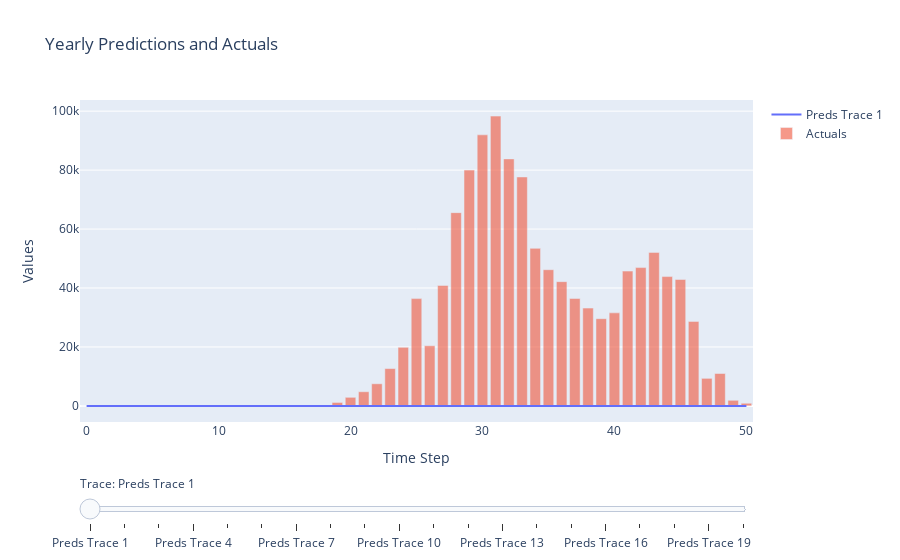

Notebook code for this chart:
### Code cell
# Create a graph using year_preds and year_actuals

# Sum the data by the first dimension
summed_preds = np.sum(year_preds, axis=0)  # Shape: (20, 51)
summed_actuals = np.sum(year_actuals, axis=0)  # Shape: (51,)

# Create traces for the middle dimension of year_preds
traces = []
for i in range(summed_preds.shape[0]):  # Iterate over the 20 middle dimension
    trace = go.Scatter(
        x=np.arange(summed_preds.shape[1]),  # X-axis: 0 to 50
        y=summed_preds[i, :],  # Y-axis: summed predictions for each middle dimension
        mode='lines',
        name=f'Preds Trace {i+1}',
        visible=(i == 0)  # Only the first trace is visible initially
    )
    traces.append(trace)

# Create bars for year_actuals
actuals_trace = go.Bar(
    x=np.arange(summed_actuals.shape[0]),  # X-axis: 0 to 50
    y=summed_actuals,  # Y-axis: summed actuals
    name='Actuals',
    opacity=0.6
)

# Add the actuals trace to the list of traces
traces.append(actuals_trace) 

# Create the figure
fig = go.Figure(data=traces)

# Create steps for the slider
steps = []
for i in range(len(traces) - 1):  # Exclude the actuals trace from the slider
    step = dict(
        method='update',
        args=[{'visible': [j == i for j in range(len(traces) - 1)] + [True]}],  # Show only one preds trace and the actuals
        label=f'Preds Trace {i+1}'
    )
    steps.append(step)

# Create the slider
sliders = [dict(
    active=0,
    currentvalue={"prefix": "Trace: "},
    pad={"t": 50},
    steps=steps
)]

# Update layout
fig.update_layout(
    title='Yearly Predictions and Actuals',
    xaxis_title='Time Step',
    yaxis_title='Values',
    barmode='overlay',
    sliders=sliders
)

# Show the figure
fig.show()

### Figure 1 — Plotly figure (JSON) as saved in the notebook; plotly's stock layout.template omitted (floating-point values rounded to 4 significant figures)
{"data": [{"mode": "lines", "name": "Preds Trace 1", "type": "scatter", "visible": true, "x": [0, 1, 2, 3, 4, 5, 6, 7, 8, 9, 10, 11, 12, 13, 14, 15, 16, 17, 18, 19, 20, 21, 22, 23, 24, 25, 26, 27, 28, 29, 30, 31, 32, 33, 34, 35, 36, 37, 38, 39, 40, 41, 42, 43, 44, 45, 46, 47, 48, 49, 50], "y": [0.0, 0.0, 0.0, 0.0, 0.0, 0.0, 0.0, 0.0, 0.0, 0.0, 0.0, 0.0, 0.0, 0.0, 0.0, 0.0, 0.0, 0.0, 0.0, 0.0, 0.0, 0.0, 0.0, 0.0, 0.0, 0.0, 0.0, 0.0, 0.0, 0.0, 0.0, 0.0, 0.0, 0.0, 0.0, 0.0, 0.0, 0.0, 0.0, 0.0, 0.0, 0.0, 0.0, 0.0, 0.0, 0.0, 0.0, 0.0, 0.0, 0.0, 0.0]}, {"mode": "lines", "name": "Preds Trace 2", "type": "scatter", "visible": false, "x": [0, 1, 2, 3, 4, 5, 6, 7, 8, 9, 10, 11, 12, 13, 14, 15, 16, 17, 18, 19, 20, 21, 22, 23, 24, 25, 26, 27, 28, 29, 30, 31, 32, 33, 34, 35, 36, 37, 38, 39, 40, 41, 42, 43, 44, 45, 46, 47, 48, 49, 50], "y": [0.0, 0.0, 0.0, 0.0, 0.0, 0.0, 0.0, 0.0, 0.0, 0.0, 0.0, 0.0, 0.0, 0.0, 0.0, 0.0, 0.0, 0.0, 0.0, 0.0, 0.0, 0.0, 0.0, 0.0, 0.0, 0.0, 0.0, 0.0, 0.0, 0.0, 0.0, 0.0, 0.0, 0.0, 0.0, 0.0, 0.0, 0.0, 0.0, 0.0, 0.0, 0.0, 0.0, 0.0, 0.0, 0.0, 0.0, 0.0, 0.0, 0.0, 0.0]}, {"mode": "lines", "name": "Preds Trace 3", "type": "scatter", "visible": false, "x": [0, 1, 2, 3, 4, 5, 6, 7, 8, 9, 10, 11, 12, 13, 14, 15, 16, 17, 18, 19, 20, 21, 22, 23, 24, 25, 26, 27, 28, 29, 30, 31, 32, 33, 34, 35, 36, 37, 38, 39, 40, 41, 42, 43, 44, 45, 46, 47, 48, 49, 50], "y": [0.0, 0.0, 0.0, 0.0, 0.0, 0.0, 0.0, 0.0, 0.0, 0.0, 0.0, 0.0, 0.0, 0.0, 0.0, 0.0, 0.0, 0.0, 0.0, 0.0, 0.0, 0.0, 0.0, 0.0, 0.0, 0.0, 0.0, 0.0, 0.0, 0.0, 0.0, 0.0, 0.0, 0.0, 0.0, 0.0, 0.0, 0.0, 0.0, 0.0, 0.0, 0.0, 0.0, 0.0, 0.0, 0.0, 0.0, 0.0, 0.0, 0.0, 0.0]}, {"mode": "lines", "name": "Preds Trace 4", "type": "scatter", "visible": false, "x": [0, 1, 2, 3, 4, 5, 6, 7, 8, 9, 10, 11, 12, 13, 14, 15, 16, 17, 18, 19, 20, 21, 22, 23, 24, 25, 26, 27, 28, 29, 30, 31, 32, 33, 34, 35, 36, 37, 38, 39, 40, 41, 42, 43, 44, 45, 46, 47, 48, 49, 50], "y": [0.0, 0.0, 0.0, 0.0, 0.0, 0.0, 0.0, 0.0, 0.0, 0.0, 0.0, 0.0, 0.0, 0.0, 0.0, 0.0, 0.0, 0.0, 0.0, 0.0, 0.0, 0.0, 0.0, 0.0, 0.0, 0.0, 0.0, 0.0, 0.0, 0.0, 0.0, 0.0, 0.0, 0.0, 0.0, 0.0, 0.0, 0.0, 0.0, 0.0, 0.0, 0.0, 0.0, 0.0, 0.0, 0.0, 0.0, 0.0, 0.0, 0.0, 0.0]}, {"mode": "lines", "name": "Preds Trace 5", "type": "scatter", "visible": false, "x": [0, 1, 2, 3, 4, 5, 6, 7, 8, 9, 10, 11, 12, 13, 14, 15, 16, 17, 18, 19, 20, 21, 22, 23, 24, 25, 26, 27, 28, 29, 30, 31, 32, 33, 34, 35, 36, 37, 38, 39, 40, 41, 42, 43, 44, 45, 46, 47, 48, 49, 50], "y": [0.0, 0.0, 0.0, 0.0, 0.0, 0.0, 0.0, 0.0, 0.0, 0.0, 0.0, 0.0, 0.0, 0.0, 0.0, 0.0, 0.0, 0.0, 0.0, 0.0, 0.0, 0.0, 0.0, 0.0, 0.0, 0.0, 0.0, 0.0, 0.0, 0.0, 0.0, 0.0, 0.0, 0.0, 0.0, 0.0, 0.0, 0.0, 0.0, 0.0, 0.0, 0.0, 0.0, 0.0, 0.0, 0.0, 0.0, 0.0, 0.0, 0.0, 0.0]}, {"mode": "lines", "name": "Preds Trace 6", "type": "scatter", "visible": false, "x": [0, 1, 2, 3, 4, 5, 6, 7, 8, 9, 10, 11, 12, 13, 14, 15, 16, 17, 18, 19, 20, 21, 22, 23, 24, 25, 26, 27, 28, 29, 30, 31, 32, 33, 34, 35, 36, 37, 38, 39, 40, 41, 42, 43, 44, 45, 46, 47, 48, 49, 50], "y": [0.0, 0.0, 0.0, 0.0, 0.0, 0.0, 0.0, 0.0, 0.0, -2.549, 1.051, -8.015, 12.27, 47.64, 120.8, 213.5, 644.9, 2122.0, 5393.0, 11190.0, 18620.0, 25670.0, 32200.0, 36100.0, 36760.0, 43010.0, 43460.0, 57090.0, 69300.0, 73510.0, 81840.0, 77350.0, 66690.0, 60960.0, 45780.0, 39620.0, 32310.0, 30860.0, 36210.0, 42370.0, 46250.0, 51190.0, 50790.0, 48520.0, 41600.0, 34810.0, 25890.0, 10390.0, 6898.0, 1685.0, 1095.0]}, {"mode": "lines", "name": "Preds Trace 7", "type": "scatter", "visible": false, "x": [0, 1, 2, 3, 4, 5, 6, 7, 8, 9, 10, 11, 12, 13, 14, 15, 16, 17, 18, 19, 20, 21, 22, 23, 24, 25, 26, 27, 28, 29, 30, 31, 32, 33, 34, 35, 36, 37, 38, 39, 40, 41, 42, 43, 44, 45, 46, 47, 48, 49, 50], "y": [0.0, 0.0, 0.0, 0.0, 0.0, 0.0, 0.0, 0.0, 0.0, 0.0, 1.111, -4.456, 13.3, 52.27, 141.6, 257.0, 735.8, 2267.0, 5583.0, 11430.0, 18870.0, 25950.0, 32500.0, 36440.0, 37140.0, 43500.0, 44050.0, 57840.0, 70170.0, 74400.0, 82670.0, 78060.0, 67260.0, 61580.0, 46220.0, 40040.0, 32700.0, 31290.0, 36710.0, 42960.0, 46890.0, 51820.0, 51340.0, 48950.0, 41940.0, 35050.0, 26070.0, 10480.0, 6906.0, 1680.0, 1094.0]}, {"mode": "lines", "name": "Preds Trace 8", "type": "scatter", "visible": false, "x": [0, 1, 2, 3, 4, 5, 6, 7, 8, 9, 10, 11, 12, 13, 14, 15, 16, 17, 18, 19, 20, 21, 22, 23, 24, 25, 26, 27, 28, 29, 30, 31, 32, 33, 34, 35, 36, 37, 38, 39, 40, 41, 42, 43, 44, 45, 46, 47, 48, 49, 50], "y": [0.0, 0.0, 0.0, 0.0, 0.0, 0.0, 0.0, 0.0, 0.0, 0.0, 0.0, -4.2, 10.51, 56.7, 157.4, 294.2, 816.7, 2401.0, 5763.0, 11660.0, 19120.0, 26230.0, 32810.0, 36800.0, 37560.0, 44020.0, 44670.0, 58620.0, 71080.0, 75330.0, 83680.0, 78900.0, 67970.0, 62230.0, 47350.0, 40570.0, 33190.0, 31760.0, 37280.0, 43650.0, 47640.0, 52570.0, 52010.0, 49500.0, 42350.0, 35350.0, 26280.0, 10590.0, 6957.0, 1694.0, 1103.0]}, {"mode": "lines", "name": "Preds Trace 9", "type": "scatter", "visible": false, "x": [0, 1, 2, 3, 4, 5, 6, 7, 8, 9, 10, 11, 12, 13, 14, 15, 16, 17, 18, 19, 20, 21, 22, 23, 24, 25, 26, 27, 28, 29, 30, 31, 32, 33, 34, 35, 36, 37, 38, 39, 40, 41, 42, 43, 44, 45, 46, 47, 48, 49, 50], "y": [0.0, 0.0, 0.0, 0.0, 0.0, 0.0, 0.0, 0.0, 0.0, 0.0, 0.0, 0.0, 11.34, 65.84, 171.4, 330.7, 893.3, 2524.0, 5939.0, 11870.0, 19360.0, 26490.0, 33110.0, 37150.0, 37940.0, 44510.0, 45240.0, 59360.0, 71930.0, 76210.0, 84570.0, 79800.0, 68690.0, 62900.0, 47920.0, 42220.0, 33660.0, 32220.0, 37830.0, 44310.0, 48370.0, 53300.0, 52660.0, 50000.0, 42710.0, 35630.0, 26510.0, 10750.0, 7067.0, 1763.0, 1149.0]}, {"mode": "lines", "name": "Preds Trace 10", "type": "scatter", "visible": false, "x": [0, 1, 2, 3, 4, 5, 6, 7, 8, 9, 10, 11, 12, 13, 14, 15, 16, 17, 18, 19, 20, 21, 22, 23, 24, 25, 26, 27, 28, 29, 30, 31, 32, 33, 34, 35, 36, 37, 38, 39, 40, 41, 42, 43, 44, 45, 46, 47, 48, 49, 50], "y": [0.0, 0.0, 0.0, 0.0, 0.0, 0.0, 0.0, 0.0, 0.0, 0.0, 0.0, 0.0, 0.0, 67.94, 151.4, 353.3, 939.0, 2577.0, 6050.0, 11990.0, 19490.0, 26680.0, 33260.0, 37340.0, 38130.0, 44720.0, 45570.0, 59850.0, 72620.0, 76710.0, 85150.0, 80400.0, 69950.0, 63540.0, 48440.0, 42580.0, 36720.0, 32660.0, 38480.0, 45130.0, 49260.0, 54260.0, 53580.0, 50830.0, 43330.0, 36160.0, 26960.0, 11030.0, 7167.0, 1825.0, 1186.0]}, {"mode": "lines", "name": "Preds Trace 11", "type": "scatter", "visible": false, "x": [0, 1, 2, 3, 4, 5, 6, 7, 8, 9, 10, 11, 12, 13, 14, 15, 16, 17, 18, 19, 20, 21, 22, 23, 24, 25, 26, 27, 28, 29, 30, 31, 32, 33, 34, 35, 36, 37, 38, 39, 40, 41, 42, 43, 44, 45, 46, 47, 48, 49, 50], "y": [0.0, 0.0, 0.0, 0.0, 0.0, 0.0, 0.0, 0.0, 0.0, 0.0, 0.0, 0.0, 0.0, 0.0, 144.9, 202.6, 908.8, 2535.0, 5873.0, 11950.0, 19350.0, 26510.0, 33300.0, 37030.0, 37870.0, 44210.0, 44990.0, 59310.0, 72200.0, 76600.0, 84720.0, 80330.0, 70280.0, 66200.0, 49030.0, 42930.0, 36670.0, 35020.0, 38220.0, 45190.0, 49060.0, 54140.0, 53590.0, 51050.0, 43430.0, 36380.0, 27140.0, 11130.0, 7258.0, 1851.0, 1191.0]}, {"mode": "lines", "name": "Preds Trace 12", "type": "scatter", "visible": false, "x": [0, 1, 2, 3, 4, 5, 6, 7, 8, 9, 10, 11, 12, 13, 14, 15, 16, 17, 18, 19, 20, 21, 22, 23, 24, 25, 26, 27, 28, 29, 30, 31, 32, 33, 34, 35, 36, 37, 38, 39, 40, 41, 42, 43, 44, 45, 46, 47, 48, 49, 50], "y": [0.0, 0.0, 0.0, 0.0, 0.0, 0.0, 0.0, 0.0, 0.0, 0.0, 0.0, 0.0, 0.0, 0.0, 0.0, 100.7, 458.8, 2140.0, 5382.0, 11130.0, 18780.0, 25610.0, 32220.0, 36380.0, 36040.0, 42460.0, 42960.0, 57470.0, 70170.0, 75210.0, 86500.0, 80430.0, 70430.0, 67080.0, 53840.0, 43980.0, 36770.0, 33930.0, 39360.0, 42940.0, 47550.0, 52790.0, 52470.0, 50450.0, 43160.0, 36510.0, 27370.0, 11250.0, 7429.0, 1921.0, 1205.0]}, {"mode": "lines", "name": "Preds Trace 13", "type": "scatter", "visible": false, "x": [0, 1, 2, 3, 4, 5, 6, 7, 8, 9, 10, 11, 12, 13, 14, 15, 16, 17, 18, 19, 20, 21, 22, 23, 24, 25, 26, 27, 28, 29, 30, 31, 32, 33, 34, 35, 36, 37, 38, 39, 40, 41, 42, 43, 44, 45, 46, 47, 48, 49, 50], "y": [0.0, 0.0, 0.0, 0.0, 0.0, 0.0, 0.0, 0.0, 0.0, 0.0, 0.0, 0.0, 0.0, 0.0, 0.0, 0.0, -322.2, 860.4, 2630.0, 7913.0, 15310.0, 21370.0, 27470.0, 30820.0, 30360.0, 34930.0, 35000.0, 50060.0, 62150.0, 67550.0, 80170.0, 81030.0, 68540.0, 64790.0, 53020.0, 49470.0, 36180.0, 33390.0, 35340.0, 40090.0, 42140.0, 48460.0, 48520.0, 47260.0, 40770.0, 35060.0, 26510.0, 10970.0, 7306.0, 1912.0, 1165.0]}, {"mode": "lines", "name": "Preds Trace 14", "type": "scatter", "visible": false, "x": [0, 1, 2, 3, 4, 5, 6, 7, 8, 9, 10, 11, 12, 13, 14, 15, 16, 17, 18, 19, 20, 21, 22, 23, 24, 25, 26, 27, 28, 29, 30, 31, 32, 33, 34, 35, 36, 37, 38, 39, 40, 41, 42, 43, 44, 45, 46, 47, 48, 49, 50], "y": [0.0, 0.0, 0.0, 0.0, 0.0, 0.0, 0.0, 0.0, 0.0, 0.0, 0.0, 0.0, 0.0, 0.0, 0.0, 0.0, 29.01, 700.0, 3058.0, 7360.0, 14760.0, 21360.0, 26770.0, 29850.0, 29030.0, 33860.0, 34260.0, 48390.0, 64810.0, 69370.0, 80320.0, 80760.0, 75370.0, 66620.0, 54220.0, 49870.0, 43790.0, 33600.0, 34680.0, 34760.0, 40310.0, 43580.0, 45900.0, 45550.0, 39040.0, 33880.0, 25780.0, 10700.0, 7109.0, 1900.0, 1155.0]}, {"mode": "lines", "name": "Preds Trace 15", "type": "scatter", "visible": false, "x": [0, 1, 2, 3, 4, 5, 6, 7, 8, 9, 10, 11, 12, 13, 14, 15, 16, 17, 18, 19, 20, 21, 22, 23, 24, 25, 26, 27, 28, 29, 30, 31, 32, 33, 34, 35, 36, 37, 38, 39, 40, 41, 42, 43, 44, 45, 46, 47, 48, 49, 50], "y": [0.0, 0.0, 0.0, 0.0, 0.0, 0.0, 0.0, 0.0, 0.0, 0.0, 0.0, 0.0, 0.0, 0.0, 0.0, 0.0, 29.01, 120.4, 3014.0, 6347.0, 14580.0, 21100.0, 25880.0, 29490.0, 27520.0, 32250.0, 34210.0, 50650.0, 65990.0, 75650.0, 84280.0, 84530.0, 76830.0, 71670.0, 56510.0, 51140.0, 44560.0, 38710.0, 34990.0, 34370.0, 36150.0, 42880.0, 42000.0, 46040.0, 39640.0, 34400.0, 26070.0, 10630.0, 7061.0, 1894.0, 1149.0]}, {"mode": "lines", "name": "Preds Trace 16", "type": "scatter", "visible": false, "x": [0, 1, 2, 3, 4, 5, 6, 7, 8, 9, 10, 11, 12, 13, 14, 15, 16, 17, 18, 19, 20, 21, 22, 23, 24, 25, 26, 27, 28, 29, 30, 31, 32, 33, 34, 35, 36, 37, 38, 39, 40, 41, 42, 43, 44, 45, 46, 47, 48, 49, 50], "y": [0.0, 0.0, 0.0, 0.0, 0.0, 0.0, 0.0, 0.0, 0.0, 0.0, 0.0, 0.0, 0.0, 0.0, 0.0, 0.0, 29.01, 120.4, 303.9, 6331.0, 9886.0, 21220.0, 25970.0, 25810.0, 27630.0, 29370.0, 31180.0, 51020.0, 69830.0, 77200.0, 89950.0, 91190.0, 82240.0, 72720.0, 59530.0, 52370.0, 45390.0, 39030.0, 35540.0, 34590.0, 35270.0, 47440.0, 42010.0, 40680.0, 40250.0, 35220.0, 26620.0, 10600.0, 7034.0, 1896.0, 1151.0]}, {"mode": "lines", "name": "Preds Trace 17", "type": "scatter", "visible": false, "x": [0, 1, 2, 3, 4, 5, 6, 7, 8, 9, 10, 11, 12, 13, 14, 15, 16, 17, 18, 19, 20, 21, 22, 23, 24, 25, 26, 27, 28, 29, 30, 31, 32, 33, 34, 35, 36, 37, 38, 39, 40, 41, 42, 43, 44, 45, 46, 47, 48, 49, 50], "y": [0.0, 0.0, 0.0, 0.0, 0.0, 0.0, 0.0, 0.0, 0.0, 0.0, 0.0, 0.0, 0.0, 0.0, 0.0, 0.0, 29.01, 120.4, 303.9, 1168.0, 9947.0, 11340.0, 26020.0, 25850.0, 20540.0, 29410.0, 25840.0, 47950.0, 70160.0, 82390.0, 89570.0, 94100.0, 85470.0, 77670.0, 59680.0, 54190.0, 44710.0, 36880.0, 35410.0, 31430.0, 35280.0, 49090.0, 47970.0, 42190.0, 33610.0, 35190.0, 26590.0, 10610.0, 7026.0, 1893.0, 1148.0]}, {"mode": "lines", "name": "Preds Trace 18", "type": "scatter", "visible": false, "x": [0, 1, 2, 3, 4, 5, 6, 7, 8, 9, 10, 11, 12, 13, 14, 15, 16, 17, 18, 19, 20, 21, 22, 23, 24, 25, 26, 27, 28, 29, 30, 31, 32, 33, 34, 35, 36, 37, 38, 39, 40, 41, 42, 43, 44, 45, 46, 47, 48, 49, 50], "y": [0.0, 0.0, 0.0, 0.0, 0.0, 0.0, 0.0, 0.0, 0.0, 0.0, 0.0, 0.0, 0.0, 0.0, 0.0, 0.0, 29.01, 120.4, 303.9, 1168.0, 2910.0, 11360.0, 11680.0, 25850.0, 20530.0, 21820.0, 25840.0, 40550.0, 68420.0, 82710.0, 92100.0, 94060.0, 84520.0, 78580.0, 62770.0, 54140.0, 46950.0, 35790.0, 33990.0, 31410.0, 31810.0, 48970.0, 49880.0, 51560.0, 37910.0, 29010.0, 26370.0, 10650.0, 7021.0, 1890.0, 1147.0]}, {"mode": "lines", "name": "Preds Trace 19", "type": "scatter", "visible": false, "x": [0, 1, 2, 3, 4, 5, 6, 7, 8, 9, 10, 11, 12, 13, 14, 15, 16, 17, 18, 19, 20, 21, 22, 23, 24, 25, 26, 27, 28, 29, 30, 31, 32, 33, 34, 35, 36, 37, 38, 39, 40, 41, 42, 43, 44, 45, 46, 47, 48, 49, 50], "y": [0.0, 0.0, 0.0, 0.0, 0.0, 0.0, 0.0, 0.0, 0.0, 0.0, 0.0, 0.0, 0.0, 0.0, 0.0, 0.0, 29.01, 120.4, 303.9, 1168.0, 2910.0, 4804.0, 11680.0, 13840.0, 20540.0, 21820.0, 20410.0, 40910.0, 61640.0, 86220.0, 92420.0, 94860.0, 84310.0, 75850.0, 58340.0, 55200.0, 46930.0, 36800.0, 32960.0, 30090.0, 31740.0, 45410.0, 49990.0, 54210.0, 40200.0, 33980.0, 21180.0, 10380.0, 7044.0, 1871.0, 1129.0]}, {"mode": "lines", "name": "Preds Trace 20", "type": "scatter", "visible": false, "x": [0, 1, 2, 3, 4, 5, 6, 7, 8, 9, 10, 11, 12, 13, 14, 15, 16, 17, 18, 19, 20, 21, 22, 23, 24, 25, 26, 27, 28, 29, 30, 31, 32, 33, 34, 35, 36, 37, 38, 39, 40, 41, 42, 43, 44, 45, 46, 47, 48, 49, 50], "y": [0.0, 0.0, 0.0, 0.0, 0.0, 0.0, 0.0, 0.0, 0.0, 0.0, 0.0, 0.0, 0.0, 0.0, 0.0, 0.0, 29.01, 120.4, 303.9, 1168.0, 2910.0, 4804.0, 7510.0, 13840.0, 19890.0, 22580.0, 20410.0, 40870.0, 62030.0, 80020.0, 96170.0, 94870.0, 83810.0, 76730.0, 52800.0, 49340.0, 46910.0, 36740.0, 33180.0, 29030.0, 32350.0, 45410.0, 46930.0, 54150.0, 43870.0, 38100.0, 23350.0, 9280.0, 7084.0, 1912.0, 1163.0]}, {"name": "Actuals", "opacity": 0.6, "type": "bar", "x": [0, 1, 2, 3, 4, 5, 6, 7, 8, 9, 10, 11, 12, 13, 14, 15, 16, 17, 18, 19, 20, 21, 22, 23, 24, 25, 26, 27, 28, 29, 30, 31, 32, 33, 34, 35, 36, 37, 38, 39, 40, 41, 42, 43, 44, 45, 46, 47, 48, 49, 50], "y": [0.0, 0.0, 0.0, 0.0, 0.0, 0.0, 0.0, 0.0, 0.0, 0.0, 0.0, 0.0, 0.0, 0.0, 0.0, 0.0, 29.01, 120.4, 303.9, 1168.0, 2910.0, 4804.0, 7510.0, 12670.0, 19890.0, 36400.0, 20410.0, 40870.0, 65580.0, 80020.0, 91970.0, 98330.0, 83810.0, 77680.0, 53460.0, 46210.0, 42160.0, 36430.0, 33180.0, 29590.0, 31570.0, 45730.0, 46930.0, 52080.0, 43870.0, 42900.0, 28650.0, 9355.0, 10990.0, 1901.0, 899.9]}], "layout": {"barmode": "overlay", "sliders": [{"active": 0, "currentvalue": {"prefix": "Trace: "}, "pad": {"t": 50}, "steps": [{"args": [{"visible": [true, false, false, false, false, false, false, false, false, false, false, false, false, false, false, false, false, false, false, false, true]}], "label": "Preds Trace 1", "method": "update"}, {"args": [{"visible": [false, true, false, false, false, false, false, false, false, false, false, false, false, false, false, false, false, false, false, false, true]}], "label": "Preds Trace 2", "method": "update"}, {"args": [{"visible": [false, false, true, false, false, false, false, false, false, false, false, false, false, false, false, false, false, false, false, false, true]}], "label": "Preds Trace 3", "method": "update"}, {"args": [{"visible": [false, false, false, true, false, false, false, false, false, false, false, false, false, false, false, false, false, false, false, false, true]}], "label": "Preds Trace 4", "method": "update"}, {"args": [{"visible": [false, false, false, false, true, false, false, false, false, false, false, false, false, false, false, false, false, false, false, false, true]}], "label": "Preds Trace 5", "method": "update"}, {"args": [{"visible": [false, false, false, false, false, true, false, false, false, false, false, false, false, false, false, false, false, false, false, false, true]}], "label": "Preds Trace 6", "method": "update"}, {"args": [{"visible": [false, false, false, false, false, false, true, false, false, false, false, false, false, false, false, false, false, false, false, false, true]}], "label": "Preds Trace 7", "method": "update"}, {"args": [{"visible": [false, false, false, false, false, false, false, true, false, false, false, false, false, false, false, false, false, false, false, false, true]}], "label": "Preds Trace 8", "method": "update"}, {"args": [{"visible": [false, false, false, false, false, false, false, false, true, false, false, false, false, false, false, false, false, false, false, false, true]}], "label": "Preds Trace 9", "method": "update"}, {"args": [{"visible": [false, false, false, false, false, false, false, false, false, true, false, false, false, false, false, false, false, false, false, false, true]}], "label": "Preds Trace 10", "method": "update"}, {"args": [{"visible": [false, false, false, false, false, false, false, false, false, false, true, false, false, false, false, false, false, false, false, false, true]}], "label": "Preds Trace 11", "method": "update"}, {"args": [{"visible": [false, false, false, false, false, false, false, false, false, false, false, true, false, false, false, false, false, false, false, false, true]}], "label": "Preds Trace 12", "method": "update"}, {"args": [{"visible": [false, false, false, false, false, false, false, false, false, false, false, false, true, false, false, false, false, false, false, false, true]}], "label": "Preds Trace 13", "method": "update"}, {"args": [{"visible": [false, false, false, false, false, false, false, false, false, false, false, false, false, true, false, false, false, false, false, false, true]}], "label": "Preds Trace 14", "method": "update"}, {"args": [{"visible": [false, false, false, false, false, false, false, false, false, false, false, false, false, false, true, false, false, false, false, false, true]}], "label": "Preds Trace 15", "method": "update"}, {"args": [{"visible": [false, false, false, false, false, false, false, false, false, false, false, false, false, false, false, true, false, false, false, false, true]}], "label": "Preds Trace 16", "method": "update"}, {"args": [{"visible": [false, false, false, false, false, false, false, false, false, false, false, false, false, false, false, false, true, false, false, false, true]}], "label": "Preds Trace 17", "method": "update"}, {"args": [{"visible": [false, false, false, false, false, false, false, false, false, false, false, false, false, false, false, false, false, true, false, false, true]}], "label": "Preds Trace 18", "method": "update"}, {"args": [{"visible": [false, false, false, false, false, false, false, false, false, false, false, false, false, false, false, false, false, false, true, false, true]}], "label": "Preds Trace 19", "method": "update"}, {"args": [{"visible": [false, false, false, false, false, false, false, false, false, false, false, false, false, false, false, false, false, false, false, true, true]}], "label": "Preds Trace 20", "method": "update"}]}], "title": {"text": "Yearly Predictions and Actuals"}, "xaxis": {"title": {"text": "Time Step"}}, "yaxis": {"title": {"text": "Values"}}}}
